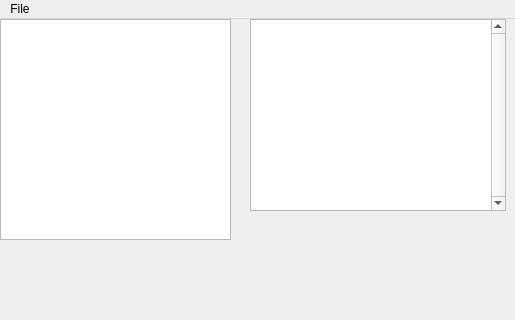
<?xml version="1.0" encoding="UTF-8"?>
<ui version="4.0">
 <class>MobileRobotsClass</class>
 <widget class="QMainWindow" name="MobileRobotsClass">
  <property name="geometry">
   <rect>
    <x>0</x>
    <y>0</y>
    <width>515</width>
    <height>320</height>
   </rect>
  </property>
  <property name="sizePolicy">
   <sizepolicy hsizetype="Fixed" vsizetype="Fixed">
    <horstretch>0</horstretch>
    <verstretch>0</verstretch>
   </sizepolicy>
  </property>
  <property name="sizeIncrement">
   <size>
    <width>32</width>
    <height>32</height>
   </size>
  </property>
  <property name="baseSize">
   <size>
    <width>320</width>
    <height>320</height>
   </size>
  </property>
  <property name="windowTitle">
   <string>MobileRobots</string>
  </property>
  <property name="toolButtonStyle">
   <enum>Qt::ToolButtonIconOnly</enum>
  </property>
  <widget class="QWidget" name="centralWidget">
   <widget class="QGraphicsView" name="canvas">
    <property name="geometry">
     <rect>
      <x>0</x>
      <y>0</y>
      <width>231</width>
      <height>221</height>
     </rect>
    </property>
    <property name="mouseTracking">
     <bool>false</bool>
    </property>
    <property name="acceptDrops">
     <bool>false</bool>
    </property>
    <property name="verticalScrollBarPolicy">
     <enum>Qt::ScrollBarAlwaysOff</enum>
    </property>
    <property name="horizontalScrollBarPolicy">
     <enum>Qt::ScrollBarAlwaysOff</enum>
    </property>
    <property name="sizeAdjustPolicy">
     <enum>QAbstractScrollArea::AdjustIgnored</enum>
    </property>
    <property name="interactive">
     <bool>true</bool>
    </property>
    <property name="renderHints">
     <set>QPainter::Antialiasing|QPainter::HighQualityAntialiasing|QPainter::SmoothPixmapTransform</set>
    </property>
    <property name="resizeAnchor">
     <enum>QGraphicsView::AnchorViewCenter</enum>
    </property>
   </widget>
   <widget class="QPlainTextEdit" name="infoWidget">
    <property name="geometry">
     <rect>
      <x>250</x>
      <y>0</y>
      <width>256</width>
      <height>192</height>
     </rect>
    </property>
    <property name="sizePolicy">
     <sizepolicy hsizetype="Fixed" vsizetype="Expanding">
      <horstretch>0</horstretch>
      <verstretch>0</verstretch>
     </sizepolicy>
    </property>
    <property name="font">
     <font>
      <family>Consolas</family>
      <pointsize>12</pointsize>
     </font>
    </property>
    <property name="locale">
     <locale language="English" country="UnitedStates"/>
    </property>
    <property name="verticalScrollBarPolicy">
     <enum>Qt::ScrollBarAlwaysOn</enum>
    </property>
    <property name="horizontalScrollBarPolicy">
     <enum>Qt::ScrollBarAlwaysOff</enum>
    </property>
    <property name="readOnly">
     <bool>true</bool>
    </property>
   </widget>
  </widget>
  <widget class="QMenuBar" name="menuBar">
   <property name="geometry">
    <rect>
     <x>0</x>
     <y>0</y>
     <width>515</width>
     <height>26</height>
    </rect>
   </property>
   <widget class="QMenu" name="menuFile">
    <property name="maximumSize">
     <size>
      <width>16777215</width>
      <height>16777215</height>
     </size>
    </property>
    <property name="title">
     <string>File</string>
    </property>
    <addaction name="actionOpen"/>
   </widget>
   <addaction name="menuFile"/>
  </widget>
  <action name="actionOpen">
   <property name="text">
    <string>Open</string>
   </property>
  </action>
 </widget>
 <layoutdefault spacing="6" margin="11"/>
 <resources>
  <include location="MobileRobots.qrc"/>
 </resources>
 <connections/>
</ui>
